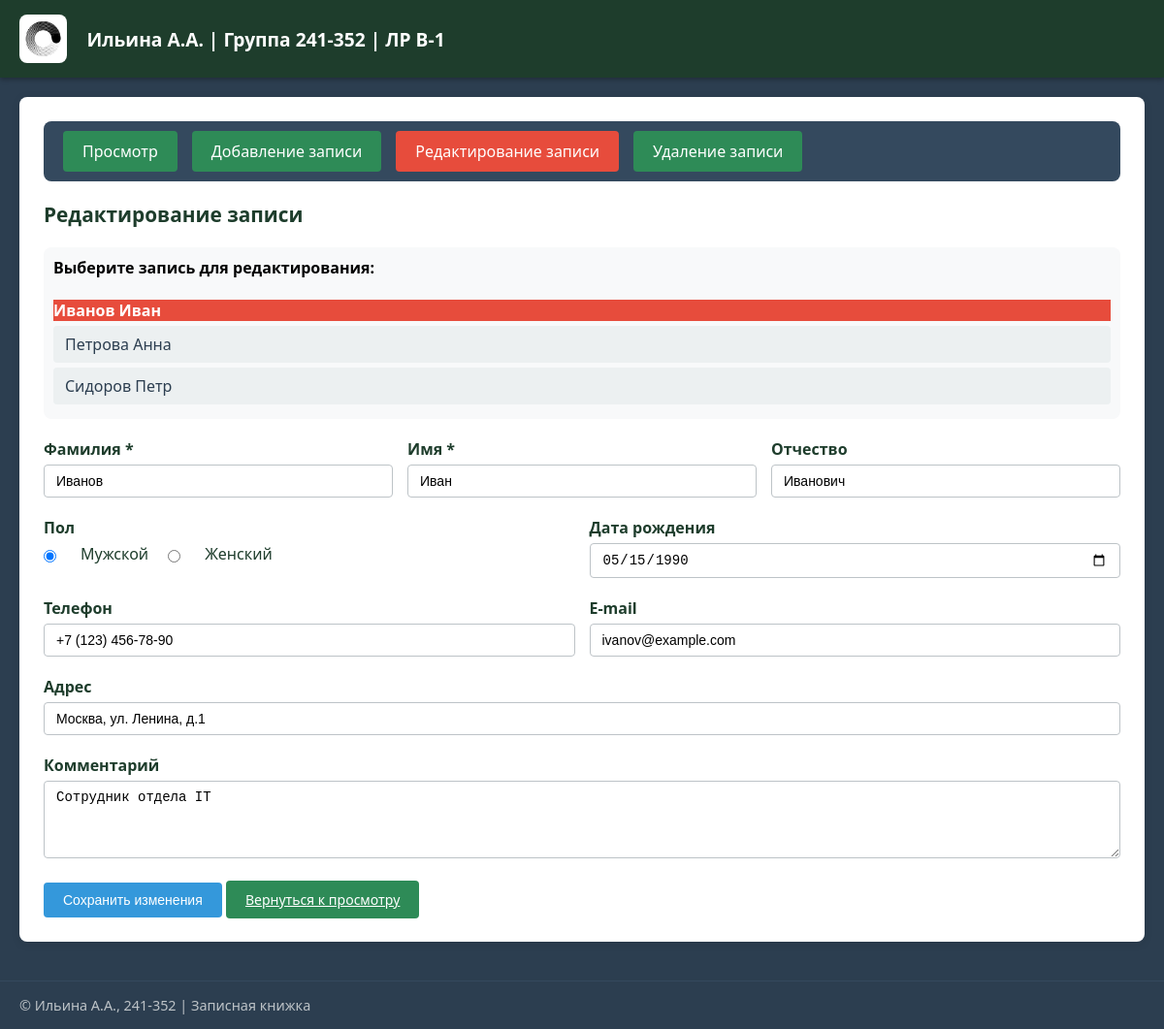
The page /LabB-1/index.php?p=edit on the database its author committed.
### tables this page shows
CREATE TABLE IF NOT EXISTS contacts (
    id INT AUTO_INCREMENT PRIMARY KEY,
    surname VARCHAR(100) NOT NULL,
    name VARCHAR(100) NOT NULL,
    patronymic VARCHAR(100),
    gender ENUM('m', 'f') DEFAULT 'm',
    birth_date DATE,
    phone VARCHAR(20),
    email VARCHAR(100),
    address VARCHAR(255),
    comment TEXT,
    created_at TIMESTAMP DEFAULT CURRENT_TIMESTAMP
);

### LabB-1/edit.php (the view, shortened to what this page needs)
<?php
$host = 'localhost';
$user = 'labuser';
$password = 'labpass';
$dbname = 'notebook';
$conn = new mysqli($host, $user, $password, $dbname);
$conn->set_charset('utf8');
$currentId = isset($_GET['id']) ? (int)$_GET['id'] : 0;
$sql = "SELECT id, surname, name, patronymic FROM contacts ORDER BY surname, name";
$result = $conn->query($sql);
$currentRecord = null;
if ($result && $result->num_rows > 0) {
    if (!$currentRecord) {
        $result->data_seek(0);
        $firstRow = $result->fetch_assoc();
        $currentId = $firstRow['id'];
        $sqlCurrent = "SELECT * FROM contacts WHERE id = $currentId";
        $currentResult = $conn->query($sqlCurrent);
        if ($currentResult && $currentResult->num_rows > 0) {
            $currentRecord = $currentResult->fetch_assoc();
        }
        $result->data_seek(0);
    }
}
?>
<h2>Редактирование записи</h2>
<div class="links-list">
    <strong>Выберите запись для редактирования:</strong><br><br>
    <?php
    if ($result && $result->num_rows > 0) {
        while ($row = $result->fetch_assoc()) {
            $displayName = htmlspecialchars($row['surname'] . ' ' . $row['name']);
            if ($row['id'] == $currentId) {
                echo '<div class="current">' . $displayName . '</div>';
            } else {
                echo '<a href="?p=edit&id=' . $row['id'] . '">' . $displayName . '</a>';
            }
        }
    } else {
        echo '<div class="message-error">В записной книжке пока нет записей.</div>';
    }
    ?>
</div>
<?php if ($currentRecord): ?>
    <form method="post" action="" class="edit-form">
        <div class="form-row">
            <div class="form-group">
                <label>Фамилия *</label>
                <input type="text" name="surname" value="<?php echo htmlspecialchars($currentRecord['surname']); ?>" required>
            </div>
            <div class="form-group">
                <label>Имя *</label>
                <input type="text" name="name" value="<?php echo htmlspecialchars($currentRecord['name']); ?>" required>
            </div>
            <div class="form-group">
                <label>Отчество</label>
                <input type="text" name="patronymic" value="<?php echo htmlspecialchars($currentRecord['patronymic']); ?>">
            </div>
        </div>
        <div class="form-row">
            <div class="form-group">
                <label>Пол</label>
                <div class="radio-group">
                    <input type="radio" name="gender" value="m" id="male" <?php echo $currentRecord['gender'] == 'm' ? 'checked' : ''; ?>>
                    <label for="male">Мужской</label>
                    <input type="radio" name="gender" value="f" id="female" <?php echo $currentRecord['gender'] == 'f' ? 'checked' : ''; ?>>
                    <label for="female">Женский</label>
                </div>
            </div>
            <div class="form-group">
                <label>Дата рождения</label>
                <input type="date" name="birth_date" value="<?php echo $currentRecord['birth_date']; ?>">
            </div>
        </div>
        <div class="form-row">
            <div class="form-group">
                <label>Телефон</label>
                <input type="text" name="phone" value="<?php echo htmlspecialchars($currentRecord['phone']); ?>">
            </div>
            <div class="form-group">
                <label>E-mail</label>
                <input type="email" name="email" value="<?php echo htmlspecialchars($currentRecord['email']); ?>">
            </div>
        </div>
        <div class="form-group">
            <label>Адрес</label>
            <input type="text" name="address" value="<?php echo htmlspecialchars($currentRecord['address']); ?>">
        </div>
        <div class="form-group">
            <label>Комментарий</label>
            <textarea name="comment"><?php echo htmlspecialchars($currentRecord['comment']); ?></textarea>
        </div>
        <button type="submit" class="btn btn-primary">Сохранить изменения</button>
        <a href="?p=viewer" class="btn">Вернуться к просмотру</a>
    </form>
<?php else: ?>
    <div class="message-error">Нет записей для редактирования.</div>
<?php endif; ?>

### LabB-1/styles.css (style rules this page uses)
* { margin: 0; padding: 0; box-sizing: border-box; }
html, body { height: 100%; font-family: 'Segoe UI', Arial, sans-serif; background-color: #2c3e50; }
body { display: flex; flex-direction: column; min-height: 100vh; }
h2 { color: #1e3d2c; margin: 20px 0 10px 0; font-size: 1.3rem; }
.form-group { margin-bottom: 20px; }
.form-group label { display: block; font-weight: bold; margin-bottom: 5px; color: #1e3d2c; }
.form-group input[type="text"], .form-group input[type="email"], .form-group input[type="date"], .form-group textarea, .form-group select { width: 100%; padding: 8px 12px; border: 1px solid #bdc3c7; border-radius: 4px; font-size: 14px; box-sizing: border-box; }
.form-group textarea { resize: vertical; min-height: 80px; }
.form-row { display: flex; gap: 15px; flex-wrap: wrap; }
.form-row .form-group { flex: 1; min-width: 150px; }
.radio-group { display: flex; gap: 20px; align-items: center; }
.radio-group label { display: inline; font-weight: normal; margin-left: 5px; }
.btn { background-color: #2e8b57; color: white; padding: 10px 20px; border: none; border-radius: 4px; cursor: pointer; font-size: 14px; transition: all 0.3s; }
.btn-primary { background-color: #3498db; }
.links-list { margin: 20px 0; padding: 10px; background-color: #f8f9fa; border-radius: 8px; max-height: 200px; overflow-y: auto; }
.links-list a { display: block; padding: 8px 12px; margin: 5px 0; background-color: #ecf0f1; color: #2c3e50; text-decoration: none; border-radius: 4px; transition: all 0.3s; }
.links-list .current { background-color: #e74c3c; color: white; font-weight: bold; }

### rows shown on the page
contacts: displayName "Иванов Иван", surname "Иванов", name "Иван", patronymic "Иванович", gender "☑ Мужской", gender "☐ Женский", birth_date "05/15/1990", phone "+7 (123) 456-78-90", email "ivanov@example.com", address "Москва, ул. Ленина, д.1", comment "Сотрудник отдела IT"
contacts: displayName "Петрова Анна"
contacts: displayName "Сидоров Петр"
